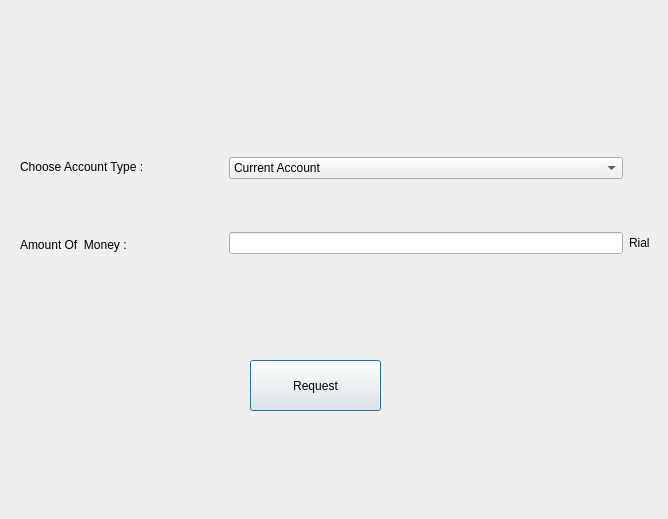
<?xml version="1.0" encoding="UTF-8"?>
<ui version="4.0">
 <class>AddAccount</class>
 <widget class="QDialog" name="AddAccount">
  <property name="geometry">
   <rect>
    <x>0</x>
    <y>0</y>
    <width>668</width>
    <height>519</height>
   </rect>
  </property>
  <property name="windowTitle">
   <string>Open New Account</string>
  </property>
  <widget class="QPushButton" name="pushButton">
   <property name="geometry">
    <rect>
     <x>250</x>
     <y>360</y>
     <width>131</width>
     <height>51</height>
    </rect>
   </property>
   <property name="text">
    <string>Request</string>
   </property>
  </widget>
  <widget class="QWidget" name="gridLayoutWidget">
   <property name="geometry">
    <rect>
     <x>20</x>
     <y>130</y>
     <width>211</width>
     <height>151</height>
    </rect>
   </property>
   <layout class="QGridLayout" name="gridLayout">
    <item row="0" column="0">
     <widget class="QLabel" name="label_2">
      <property name="text">
       <string>Choose Account Type :</string>
      </property>
     </widget>
    </item>
    <item row="1" column="0">
     <widget class="QLabel" name="label">
      <property name="text">
       <string>Amount Of  Money :</string>
      </property>
     </widget>
    </item>
   </layout>
  </widget>
  <widget class="QWidget" name="gridLayoutWidget_2">
   <property name="geometry">
    <rect>
     <x>229</x>
     <y>110</y>
     <width>421</width>
     <height>191</height>
    </rect>
   </property>
   <layout class="QGridLayout" name="gridLayout_2">
    <item row="1" column="0">
     <widget class="QLineEdit" name="amountOfMoney"/>
    </item>
    <item row="0" column="0">
     <widget class="QComboBox" name="accountType">
      <item>
       <property name="text">
        <string>Current Account</string>
       </property>
      </item>
      <item>
       <property name="text">
        <string>Saving Account</string>
       </property>
      </item>
      <item>
       <property name="text">
        <string>Shortterm Account</string>
       </property>
      </item>
      <item>
       <property name="text">
        <string>Longterm Account</string>
       </property>
      </item>
     </widget>
    </item>
    <item row="1" column="1">
     <widget class="QLabel" name="label_3">
      <property name="text">
       <string>Rial</string>
      </property>
     </widget>
    </item>
   </layout>
  </widget>
 </widget>
 <resources/>
 <connections/>
</ui>
